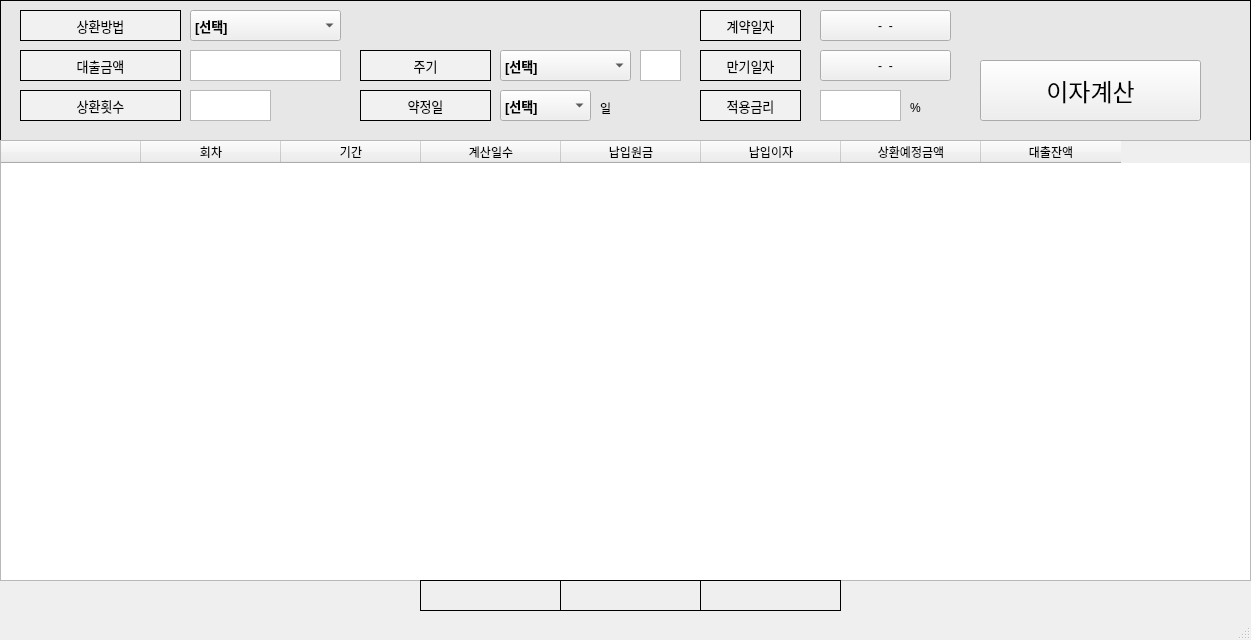
<?xml version="1.0" encoding="UTF-8"?>
<ui version="4.0">
 <class>mainWindow</class>
 <widget class="QMainWindow" name="mainWindow">
  <property name="geometry">
   <rect>
    <x>0</x>
    <y>0</y>
    <width>1251</width>
    <height>640</height>
   </rect>
  </property>
  <property name="windowTitle">
   <string>고객상담자료검색</string>
  </property>
  <widget class="QWidget" name="centralwidget">
   <widget class="QLabel" name="label">
    <property name="geometry">
     <rect>
      <x>360</x>
      <y>50</y>
      <width>131</width>
      <height>31</height>
     </rect>
    </property>
    <property name="font">
     <font>
      <pointsize>10</pointsize>
     </font>
    </property>
    <property name="styleSheet">
     <string notr="true">background-color:rgb(241, 241, 241)</string>
    </property>
    <property name="frameShape">
     <enum>QFrame::Box</enum>
    </property>
    <property name="text">
     <string>주기</string>
    </property>
    <property name="alignment">
     <set>Qt::AlignCenter</set>
    </property>
   </widget>
   <widget class="QLabel" name="label_3">
    <property name="geometry">
     <rect>
      <x>0</x>
      <y>0</y>
      <width>1251</width>
      <height>141</height>
     </rect>
    </property>
    <property name="styleSheet">
     <string notr="true">background-color:rgb(231, 231, 231)</string>
    </property>
    <property name="frameShape">
     <enum>QFrame::Box</enum>
    </property>
    <property name="text">
     <string/>
    </property>
   </widget>
   <widget class="QTableWidget" name="tableWidget">
    <property name="geometry">
     <rect>
      <x>0</x>
      <y>140</y>
      <width>1251</width>
      <height>441</height>
     </rect>
    </property>
    <property name="minimumSize">
     <size>
      <width>1251</width>
      <height>0</height>
     </size>
    </property>
    <attribute name="horizontalHeaderVisible">
     <bool>true</bool>
    </attribute>
    <attribute name="horizontalHeaderCascadingSectionResizes">
     <bool>false</bool>
    </attribute>
    <attribute name="horizontalHeaderDefaultSectionSize">
     <number>140</number>
    </attribute>
    <attribute name="horizontalHeaderHighlightSections">
     <bool>false</bool>
    </attribute>
    <column>
     <property name="text">
      <string/>
     </property>
    </column>
    <column>
     <property name="text">
      <string>회차</string>
     </property>
    </column>
    <column>
     <property name="text">
      <string>기간</string>
     </property>
    </column>
    <column>
     <property name="text">
      <string>계산일수</string>
     </property>
    </column>
    <column>
     <property name="text">
      <string>납입원금</string>
     </property>
    </column>
    <column>
     <property name="text">
      <string>납입이자</string>
     </property>
    </column>
    <column>
     <property name="text">
      <string>상환예정금액</string>
     </property>
    </column>
    <column>
     <property name="text">
      <string>대출잔액</string>
     </property>
    </column>
   </widget>
   <widget class="QLabel" name="label_11">
    <property name="geometry">
     <rect>
      <x>360</x>
      <y>90</y>
      <width>131</width>
      <height>31</height>
     </rect>
    </property>
    <property name="font">
     <font>
      <pointsize>10</pointsize>
     </font>
    </property>
    <property name="styleSheet">
     <string notr="true">background-color:rgb(241, 241, 241)</string>
    </property>
    <property name="frameShape">
     <enum>QFrame::Box</enum>
    </property>
    <property name="text">
     <string>약정일</string>
    </property>
    <property name="alignment">
     <set>Qt::AlignCenter</set>
    </property>
   </widget>
   <widget class="QLabel" name="label_14">
    <property name="geometry">
     <rect>
      <x>20</x>
      <y>10</y>
      <width>161</width>
      <height>31</height>
     </rect>
    </property>
    <property name="font">
     <font>
      <pointsize>10</pointsize>
     </font>
    </property>
    <property name="styleSheet">
     <string notr="true">background-color:rgb(241, 241, 241)</string>
    </property>
    <property name="frameShape">
     <enum>QFrame::Box</enum>
    </property>
    <property name="text">
     <string>상환방법</string>
    </property>
    <property name="alignment">
     <set>Qt::AlignCenter</set>
    </property>
   </widget>
   <widget class="QLabel" name="label_15">
    <property name="geometry">
     <rect>
      <x>700</x>
      <y>90</y>
      <width>101</width>
      <height>31</height>
     </rect>
    </property>
    <property name="font">
     <font>
      <pointsize>10</pointsize>
     </font>
    </property>
    <property name="styleSheet">
     <string notr="true">background-color:rgb(241, 241, 241)</string>
    </property>
    <property name="frameShape">
     <enum>QFrame::Box</enum>
    </property>
    <property name="text">
     <string>적용금리</string>
    </property>
    <property name="alignment">
     <set>Qt::AlignCenter</set>
    </property>
   </widget>
   <widget class="QPushButton" name="pushButton_8">
    <property name="geometry">
     <rect>
      <x>820</x>
      <y>10</y>
      <width>131</width>
      <height>31</height>
     </rect>
    </property>
    <property name="text">
     <string>-  -</string>
    </property>
   </widget>
   <widget class="QLabel" name="label_5">
    <property name="geometry">
     <rect>
      <x>700</x>
      <y>10</y>
      <width>101</width>
      <height>31</height>
     </rect>
    </property>
    <property name="font">
     <font>
      <pointsize>10</pointsize>
     </font>
    </property>
    <property name="styleSheet">
     <string notr="true">background-color:rgb(241, 241, 241)</string>
    </property>
    <property name="frameShape">
     <enum>QFrame::Box</enum>
    </property>
    <property name="text">
     <string>계약일자</string>
    </property>
    <property name="alignment">
     <set>Qt::AlignCenter</set>
    </property>
   </widget>
   <widget class="QLabel" name="label_6">
    <property name="geometry">
     <rect>
      <x>700</x>
      <y>50</y>
      <width>101</width>
      <height>31</height>
     </rect>
    </property>
    <property name="font">
     <font>
      <pointsize>10</pointsize>
     </font>
    </property>
    <property name="styleSheet">
     <string notr="true">background-color:rgb(241, 241, 241)</string>
    </property>
    <property name="frameShape">
     <enum>QFrame::Box</enum>
    </property>
    <property name="text">
     <string>만기일자</string>
    </property>
    <property name="alignment">
     <set>Qt::AlignCenter</set>
    </property>
   </widget>
   <widget class="QLabel" name="label_16">
    <property name="geometry">
     <rect>
      <x>20</x>
      <y>50</y>
      <width>161</width>
      <height>31</height>
     </rect>
    </property>
    <property name="font">
     <font>
      <pointsize>10</pointsize>
     </font>
    </property>
    <property name="styleSheet">
     <string notr="true">background-color:rgb(241, 241, 241)</string>
    </property>
    <property name="frameShape">
     <enum>QFrame::Box</enum>
    </property>
    <property name="text">
     <string>대출금액</string>
    </property>
    <property name="alignment">
     <set>Qt::AlignCenter</set>
    </property>
   </widget>
   <widget class="QLabel" name="label_17">
    <property name="geometry">
     <rect>
      <x>20</x>
      <y>90</y>
      <width>161</width>
      <height>31</height>
     </rect>
    </property>
    <property name="font">
     <font>
      <pointsize>10</pointsize>
     </font>
    </property>
    <property name="styleSheet">
     <string notr="true">background-color:rgb(241, 241, 241)</string>
    </property>
    <property name="frameShape">
     <enum>QFrame::Box</enum>
    </property>
    <property name="text">
     <string>상환횟수</string>
    </property>
    <property name="alignment">
     <set>Qt::AlignCenter</set>
    </property>
   </widget>
   <widget class="QTextEdit" name="textEdit_8">
    <property name="geometry">
     <rect>
      <x>190</x>
      <y>50</y>
      <width>151</width>
      <height>31</height>
     </rect>
    </property>
   </widget>
   <widget class="QTextEdit" name="textEdit_9">
    <property name="geometry">
     <rect>
      <x>190</x>
      <y>90</y>
      <width>81</width>
      <height>31</height>
     </rect>
    </property>
   </widget>
   <widget class="QComboBox" name="comboBox_2">
    <property name="geometry">
     <rect>
      <x>190</x>
      <y>10</y>
      <width>151</width>
      <height>31</height>
     </rect>
    </property>
    <property name="font">
     <font>
      <pointsize>10</pointsize>
      <weight>75</weight>
      <bold>true</bold>
     </font>
    </property>
    <item>
     <property name="text">
      <string>[선택]</string>
     </property>
    </item>
    <item>
     <property name="text">
      <string>일시상환</string>
     </property>
    </item>
    <item>
     <property name="text">
      <string>원리금균등분할</string>
     </property>
    </item>
    <item>
     <property name="text">
      <string>원금균등</string>
     </property>
    </item>
    <item>
     <property name="text">
      <string>일정금액납입</string>
     </property>
    </item>
    <item>
     <property name="text">
      <string>거치후분할상환</string>
     </property>
    </item>
   </widget>
   <widget class="QComboBox" name="comboBox_3">
    <property name="geometry">
     <rect>
      <x>500</x>
      <y>90</y>
      <width>91</width>
      <height>31</height>
     </rect>
    </property>
    <property name="font">
     <font>
      <pointsize>10</pointsize>
      <weight>75</weight>
      <bold>true</bold>
     </font>
    </property>
    <item>
     <property name="text">
      <string>[선택]</string>
     </property>
    </item>
    <item>
     <property name="text">
      <string>1일</string>
     </property>
    </item>
    <item>
     <property name="text">
      <string>2일</string>
     </property>
    </item>
    <item>
     <property name="text">
      <string>3일</string>
     </property>
    </item>
    <item>
     <property name="text">
      <string>4일</string>
     </property>
    </item>
    <item>
     <property name="text">
      <string>5일</string>
     </property>
    </item>
    <item>
     <property name="text">
      <string>6일</string>
     </property>
    </item>
    <item>
     <property name="text">
      <string>7일</string>
     </property>
    </item>
    <item>
     <property name="text">
      <string>8일</string>
     </property>
    </item>
    <item>
     <property name="text">
      <string>9일</string>
     </property>
    </item>
    <item>
     <property name="text">
      <string>10일</string>
     </property>
    </item>
    <item>
     <property name="text">
      <string>11일</string>
     </property>
    </item>
    <item>
     <property name="text">
      <string>12일</string>
     </property>
    </item>
    <item>
     <property name="text">
      <string>13일</string>
     </property>
    </item>
    <item>
     <property name="text">
      <string>14일</string>
     </property>
    </item>
    <item>
     <property name="text">
      <string>15일</string>
     </property>
    </item>
    <item>
     <property name="text">
      <string>16일</string>
     </property>
    </item>
    <item>
     <property name="text">
      <string>17일</string>
     </property>
    </item>
    <item>
     <property name="text">
      <string>18일</string>
     </property>
    </item>
    <item>
     <property name="text">
      <string>19일</string>
     </property>
    </item>
    <item>
     <property name="text">
      <string>20일</string>
     </property>
    </item>
    <item>
     <property name="text">
      <string>21일</string>
     </property>
    </item>
    <item>
     <property name="text">
      <string>22일</string>
     </property>
    </item>
    <item>
     <property name="text">
      <string>23일</string>
     </property>
    </item>
    <item>
     <property name="text">
      <string>24일</string>
     </property>
    </item>
    <item>
     <property name="text">
      <string>25일</string>
     </property>
    </item>
    <item>
     <property name="text">
      <string>26일</string>
     </property>
    </item>
    <item>
     <property name="text">
      <string>27일</string>
     </property>
    </item>
    <item>
     <property name="text">
      <string>28일</string>
     </property>
    </item>
    <item>
     <property name="text">
      <string>29일</string>
     </property>
    </item>
    <item>
     <property name="text">
      <string>30일</string>
     </property>
    </item>
    <item>
     <property name="text">
      <string>31일</string>
     </property>
    </item>
   </widget>
   <widget class="QComboBox" name="comboBox_4">
    <property name="geometry">
     <rect>
      <x>500</x>
      <y>50</y>
      <width>131</width>
      <height>31</height>
     </rect>
    </property>
    <property name="font">
     <font>
      <pointsize>10</pointsize>
      <weight>75</weight>
      <bold>true</bold>
     </font>
    </property>
    <item>
     <property name="text">
      <string>[선택]</string>
     </property>
    </item>
    <item>
     <property name="text">
      <string>매월상환</string>
     </property>
    </item>
    <item>
     <property name="text">
      <string>매일상환</string>
     </property>
    </item>
    <item>
     <property name="text">
      <string>매주상환</string>
     </property>
    </item>
    <item>
     <property name="text">
      <string>사용자설정</string>
     </property>
    </item>
   </widget>
   <widget class="QPushButton" name="pushButton_9">
    <property name="geometry">
     <rect>
      <x>820</x>
      <y>50</y>
      <width>131</width>
      <height>31</height>
     </rect>
    </property>
    <property name="text">
     <string>-  -</string>
    </property>
   </widget>
   <widget class="QPushButton" name="pushButton">
    <property name="geometry">
     <rect>
      <x>980</x>
      <y>60</y>
      <width>221</width>
      <height>61</height>
     </rect>
    </property>
    <property name="font">
     <font>
      <pointsize>18</pointsize>
     </font>
    </property>
    <property name="text">
     <string>이자계산</string>
    </property>
   </widget>
   <widget class="QTextEdit" name="textEdit_10">
    <property name="geometry">
     <rect>
      <x>820</x>
      <y>90</y>
      <width>81</width>
      <height>31</height>
     </rect>
    </property>
   </widget>
   <widget class="QLabel" name="label_2">
    <property name="geometry">
     <rect>
      <x>600</x>
      <y>100</y>
      <width>21</width>
      <height>16</height>
     </rect>
    </property>
    <property name="text">
     <string>일</string>
    </property>
   </widget>
   <widget class="QLabel" name="label_4">
    <property name="geometry">
     <rect>
      <x>910</x>
      <y>100</y>
      <width>21</width>
      <height>16</height>
     </rect>
    </property>
    <property name="text">
     <string>%</string>
    </property>
   </widget>
   <widget class="QTextEdit" name="textEdit_11">
    <property name="geometry">
     <rect>
      <x>640</x>
      <y>50</y>
      <width>41</width>
      <height>31</height>
     </rect>
    </property>
   </widget>
   <widget class="QLabel" name="label_7">
    <property name="geometry">
     <rect>
      <x>420</x>
      <y>580</y>
      <width>141</width>
      <height>31</height>
     </rect>
    </property>
    <property name="frameShape">
     <enum>QFrame::Box</enum>
    </property>
    <property name="text">
     <string/>
    </property>
   </widget>
   <widget class="QLabel" name="label_8">
    <property name="geometry">
     <rect>
      <x>560</x>
      <y>580</y>
      <width>141</width>
      <height>31</height>
     </rect>
    </property>
    <property name="frameShape">
     <enum>QFrame::Box</enum>
    </property>
    <property name="text">
     <string/>
    </property>
   </widget>
   <widget class="QLabel" name="label_9">
    <property name="geometry">
     <rect>
      <x>700</x>
      <y>580</y>
      <width>141</width>
      <height>31</height>
     </rect>
    </property>
    <property name="frameShape">
     <enum>QFrame::Box</enum>
    </property>
    <property name="text">
     <string/>
    </property>
   </widget>
   <zorder>label_3</zorder>
   <zorder>label</zorder>
   <zorder>tableWidget</zorder>
   <zorder>label_11</zorder>
   <zorder>label_14</zorder>
   <zorder>label_15</zorder>
   <zorder>pushButton_8</zorder>
   <zorder>label_5</zorder>
   <zorder>label_6</zorder>
   <zorder>label_16</zorder>
   <zorder>label_17</zorder>
   <zorder>textEdit_8</zorder>
   <zorder>textEdit_9</zorder>
   <zorder>comboBox_2</zorder>
   <zorder>comboBox_3</zorder>
   <zorder>comboBox_4</zorder>
   <zorder>pushButton_9</zorder>
   <zorder>pushButton</zorder>
   <zorder>textEdit_10</zorder>
   <zorder>label_2</zorder>
   <zorder>label_4</zorder>
   <zorder>textEdit_11</zorder>
   <zorder>label_7</zorder>
   <zorder>label_8</zorder>
   <zorder>label_9</zorder>
  </widget>
  <widget class="QStatusBar" name="statusbar"/>
 </widget>
 <resources/>
 <connections/>
</ui>
